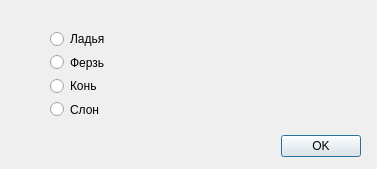
<?xml version="1.0" encoding="UTF-8"?>
<ui version="4.0">
 <class>ChanchePawn</class>
 <widget class="QDialog" name="ChanchePawn">
  <property name="geometry">
   <rect>
    <x>0</x>
    <y>0</y>
    <width>377</width>
    <height>169</height>
   </rect>
  </property>
  <property name="windowTitle">
   <string>Dialog</string>
  </property>
  <widget class="QDialogButtonBox" name="buttonBox">
   <property name="geometry">
    <rect>
     <x>20</x>
     <y>130</y>
     <width>341</width>
     <height>32</height>
    </rect>
   </property>
   <property name="orientation">
    <enum>Qt::Horizontal</enum>
   </property>
   <property name="standardButtons">
    <set>QDialogButtonBox::Ok</set>
   </property>
  </widget>
  <widget class="QWidget" name="layoutWidget">
   <property name="geometry">
    <rect>
     <x>50</x>
     <y>30</y>
     <width>84</width>
     <height>88</height>
    </rect>
   </property>
   <layout class="QVBoxLayout" name="verticalLayout">
    <item>
     <widget class="QRadioButton" name="radioButton">
      <property name="text">
       <string>Ладья</string>
      </property>
     </widget>
    </item>
    <item>
     <widget class="QRadioButton" name="radioButton_2">
      <property name="text">
       <string>Ферзь</string>
      </property>
     </widget>
    </item>
    <item>
     <widget class="QRadioButton" name="radioButton_3">
      <property name="text">
       <string>Конь</string>
      </property>
     </widget>
    </item>
    <item>
     <widget class="QRadioButton" name="radioButton_4">
      <property name="text">
       <string>Слон</string>
      </property>
     </widget>
    </item>
   </layout>
  </widget>
 </widget>
 <resources/>
 <connections>
  <connection>
   <sender>buttonBox</sender>
   <signal>accepted()</signal>
   <receiver>ChanchePawn</receiver>
   <slot>accept()</slot>
   <hints>
    <hint type="sourcelabel">
     <x>248</x>
     <y>254</y>
    </hint>
    <hint type="destinationlabel">
     <x>157</x>
     <y>274</y>
    </hint>
   </hints>
  </connection>
  <connection>
   <sender>buttonBox</sender>
   <signal>rejected()</signal>
   <receiver>ChanchePawn</receiver>
   <slot>reject()</slot>
   <hints>
    <hint type="sourcelabel">
     <x>316</x>
     <y>260</y>
    </hint>
    <hint type="destinationlabel">
     <x>286</x>
     <y>274</y>
    </hint>
   </hints>
  </connection>
 </connections>
</ui>
